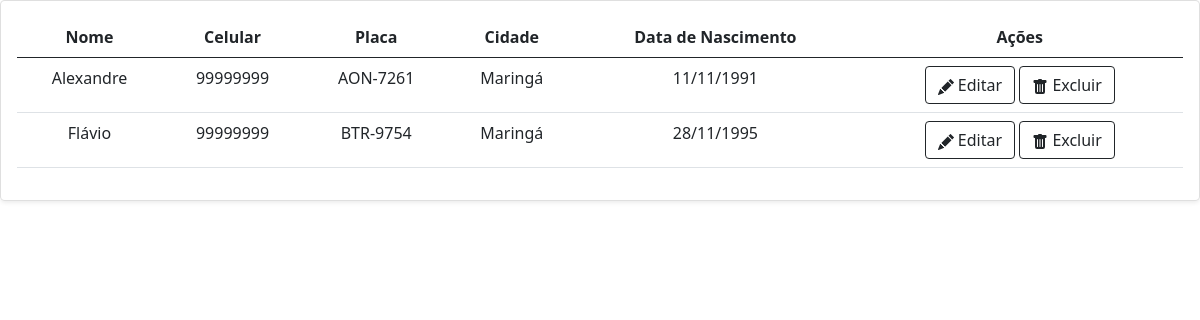
/aniversariantes.php, run on the app's committed database.
### tables this page shows
CREATE TABLE `pessoa` (
  `id` int(11) NOT NULL,
  `nome` varchar(90) NOT NULL,
  `celular` varchar(100) NOT NULL,
  `placa` varchar(20) NOT NULL,
  `cidade` varchar(85) NOT NULL,
  `data_nascimento` date NOT NULL
);

### aniversariantes.php (the view, shortened to what this page needs)
<!DOCTYPE html>
<html lang="pt-br">
  <head>
    <link href="https://cdn.jsdelivr.net/npm/bootstrap@5.0.2/dist/css/bootstrap.min.css" rel="stylesheet">
  </head>
  <body>
      <div class="row row-cols-2 row-cols-md-1 mb-3 text-center">
      <div class="col">
        <div class="card mb-4 rounded-3 shadow-sm">
          <div class="card-body">
            <table class="table table-hover">
            <thead>
            <tr>
                <th scope="col">Nome</th>
                <th scope="col">Celular</th>
                <th scope="col">Placa</th>
                <th scope="col">Cidade</th>
                <th scope="col">Data de Nascimento</th>
                <th scope="col">Ações</th>
            </tr>
            </thead>
            <tbody>
            <?php
            include 'conecta.php';
            $pesquisa = mysqli_query($conn, "SELECT * FROM pessoa WHERE Month(data_nascimento) = Month(Now())");
            $row = mysqli_num_rows($pesquisa);
            if($row > 0){
                while($registro = $pesquisa-> fetch_array()){
                    $data = $registro['data_nascimento'];
                    $id = $registro['id'];
                    echo '<tr>';
                    echo '<td>'.$registro['nome'].'</td>';
                    echo '<td>'.$registro['celular'].'</td>';
                    echo '<td>'.$registro['placa'].'</td>';
                    echo '<td>'.$registro['cidade'].'</td>';
                    echo '<td>'.date("d/m/Y", strtotime($data)).'</td>';
                    echo '<td><a href="edita.php?id='.$id.'"><button type="button" class="btn btn-outline-dark" type"button"><svg xmlns="http://www.w3.org/2000/svg" width="16" height="16" fill="currentColor" class="bi bi-pencil-fill" viewBox="0 0 16 16">
                    <path d="M12.854.146a.5.5 0 0 0-.707 0L10.5 1.793 14.207 5.5l1.647-1.646a.5.5 0 0 0 0-.708l-3-3zm.646 6.061L9.793 2.5 3.293 9H3.5a.5.5 0 0 1 .5.5v.5h.5a.5.5 0 0 1 .5.5v.5h.5a.5.5 0 0 1 .5.5v.5h.5a.5.5 0 0 1 .5.5v.207l6.5-6.5zm-7.468 7.468A.5.5 0 0 1 6 13.5V13h-.5a.5.5 0 0 1-.5-.5V12h-.5a.5.5 0 0 1-.5-.5V11h-.5a.5.5 0 0 1-.5-.5V10h-.5a.499.499 0 0 1-.175-.032l-.179.178a.5.5 0 0 0-.11.168l-2 5a.5.5 0 0 0 .65.65l5-2a.5.5 0 0 0 .168-.11l.178-.178z"/>
                    </svg>
                        Editar
                    </button></a>  <a href="exclui.php?id='.$id.'"><button type="button" class="btn btn-outline-dark" type"button"><svg xmlns="http://www.w3.org/2000/svg" width="16" height="16" fill="currentColor" class="bi bi-trash-fill" viewBox="0 0 16 16">
                    <path d="M2.5 1a1 1 0 0 0-1 1v1a1 1 0 0 0 1 1H3v9a2 2 0 0 0 2 2h6a2 2 0 0 0 2-2V4h.5a1 1 0 0 0 1-1V2a1 1 0 0 0-1-1H10a1 1 0 0 0-1-1H7a1 1 0 0 0-1 1H2.5zm3 4a.5.5 0 0 1 .5.5v7a.5.5 0 0 1-1 0v-7a.5.5 0 0 1 .5-.5zM8 5a.5.5 0 0 1 .5.5v7a.5.5 0 0 1-1 0v-7A.5.5 0 0 1 8 5zm3 .5v7a.5.5 0 0 1-1 0v-7a.5.5 0 0 1 1 0z"/>
                    </svg>
                        Excluir
                    </button></a></td>';
                    echo '</tr>';
                }
                echo '</tbody>';
                echo '</table>';
            }
            else {
                echo "Não há registros inseridos.";
                echo '</tbody>';
                echo '</table>';
            }
            ?>
          </div>
        </div>
      </div>
    </div>
  </body>
</html>

### data on the page
pessoa: nome "Alexandre", celular "99999999", placa "AON-7261", cidade "Maringá", data_nascimento "11/11/1991"
pessoa: nome "Flávio", celular "99999999", placa "BTR-9754", cidade "Maringá", data_nascimento "28/11/1995"
